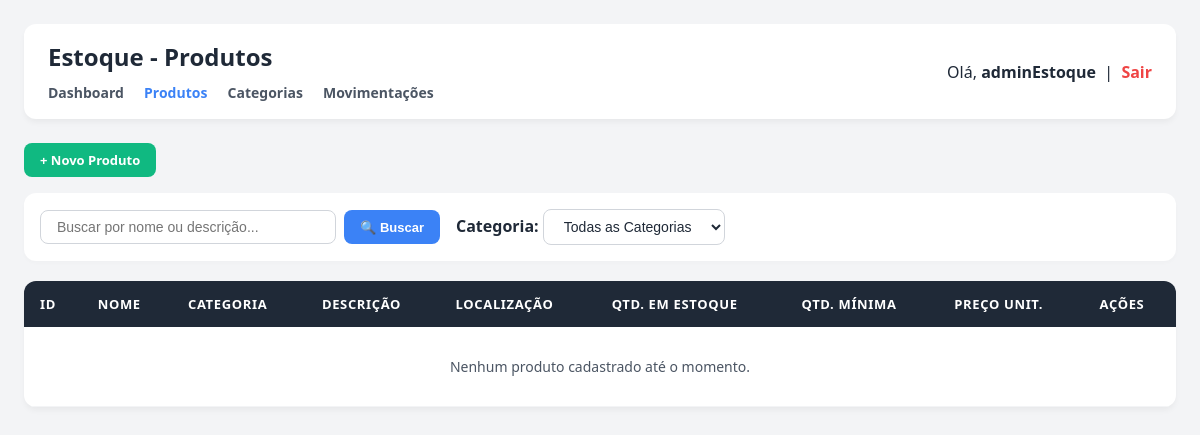
The page /estoque/listar (signed in) on the database as committed earlier.
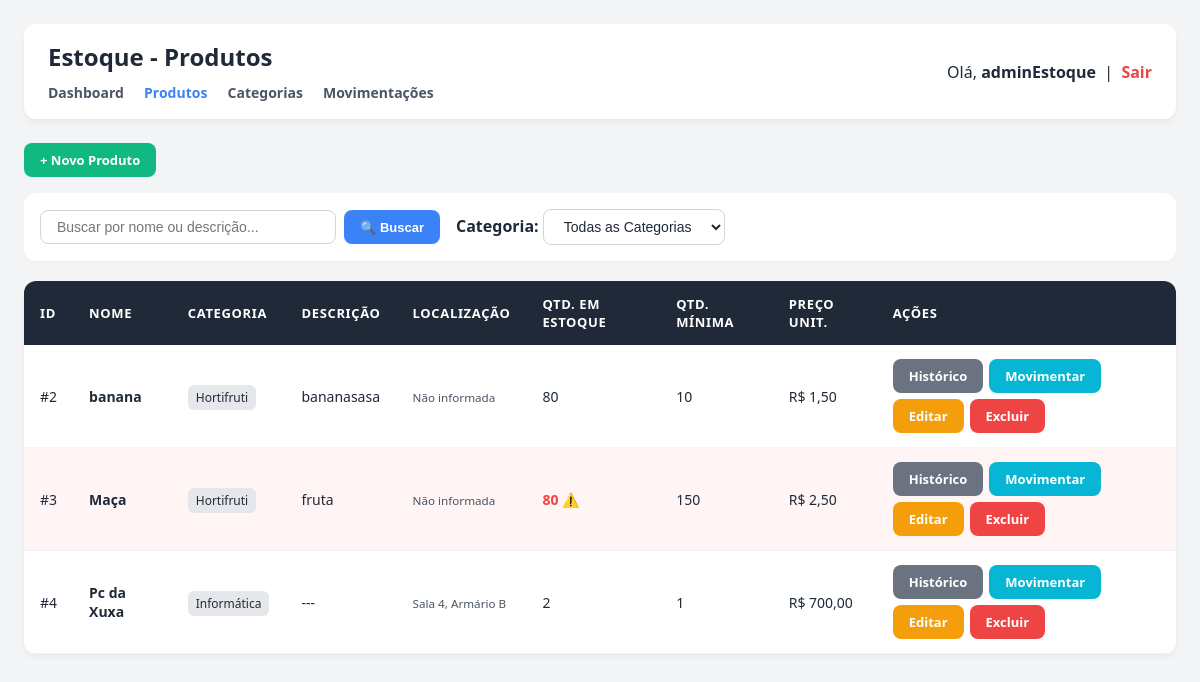
The same page on the database as committed later.
### estoque/models.py (models this page shows, shortened)
class Produto(models.Model):
    nome = models.CharField(max_length=100)
    descricao = models.CharField(max_length=250, blank=True)
    categoria = models.ForeignKey(Categoria, on_delete=models.SET_NULL, null=True, blank=True)
    quantidade = models.IntegerField(default=0)
    quantidade_minima = models.IntegerField(default=0)
    preco_unitario = models.DecimalField(max_digits=10, decimal_places=2, default=0.00)
    localizacao_deposito = models.CharField(max_length=100, blank=True, help_text="Ex: Corredor A, Prateleira 3")
    fornecedor_id = models.IntegerField(null=True, blank=True, help_text="ID do parceiro do Módulo de Fornecedores")
    cliente_reserva_id = models.IntegerField(null=True, blank=True, help_text="ID do Cliente se o item estiver reservado")
    status_reserva = models.BooleanField(default=False)
    @property
    def estoque_baixo(self):
        return self.quantidade <= self.quantidade_minima

class Categoria(models.Model):
    nome = models.CharField(max_length=50, unique=True)

### estoque/views.py (the view)
# urls.py: path('listar', views.listar_produtos, name='listar_produtos'),
@login_required
def listar_produtos(request):
    produtos = Produto.objects.select_related('categoria').all()
    categorias = Categoria.objects.all()
    termo_busca = request.GET.get('busca')
    if termo_busca:
        produtos = produtos.filter(nome__icontains=termo_busca) | produtos.filter(descricao__icontains=termo_busca)
    categoria_id = request.GET.get('categoria')
    if categoria_id:
        produtos = produtos.filter(categoria_id=categoria_id)
    return render(request, 'listarProdutos.html', {
        'produtos': produtos,
        'categorias': categorias,
        'termo_busca': termo_busca
    })

### estoque/templates/listarProdutos.html (shortened to what this page needs)
<!DOCTYPE html>
<html lang="pt-br">
<head>
</head>
<body>
<div class="topo">
    <div>
        <h1>Estoque - Produtos</h1>
        <div class="nav">
            <a href="/estoque/dashboard">Dashboard</a>
            <a href="/estoque/listar" style="color: var(--primary);">Produtos</a>
            <a href="/estoque/categorias">Categorias</a>
            <a href="/estoque/movimentacoes">Movimentações</a>
        </div>
    </div>
    <div>
        <span>Olá, <strong>{{ request.user.username }}</strong> &nbsp;|&nbsp;</span>
        <a href="/logout" class="logout">Sair</a>
    </div>
</div>
<p style="animation: fadeInUp 0.3s ease;"><a href="/estoque/cadastrar" class="btn btn-success">+ Novo Produto</a></p>
<div class="filtro-container" style="animation: fadeInUp 0.35s ease;">
    <div class="filtro-grupo">
        <form method="GET" action="/estoque/listar" id="formFiltro" style="display: flex; flex-wrap: wrap; gap: 16px; width: 100%; align-items: center;">
            <div class="form-busca">
                <input type="text" name="busca" placeholder="Buscar por nome ou descrição..." value="{{ termo_busca|default:'' }}">
                <button type="submit" class="btn btn-primary">🔍 Buscar</button>
            </div>
            <div>
                <label for="categoria"><strong>Categoria:</strong> </label>
                <select name="categoria" id="categoria" onchange="submeterFiltro()">
                    <option value="">Todas as Categorias</option>
                </select>
            </div>
        </form>
    </div>
</div>
<div class="table-container">
    <table>
        <thead>
            <tr>
                <th>ID</th>
                <th>Nome</th>
                <th>Categoria</th>
                <th>Descrição</th>
                <th>Localização</th>
                <th>Qtd. em Estoque</th>
                <th>Qtd. Mínima</th>
                <th>Preço Unit.</th>
                <th>Ações</th>
            </tr>
        </thead>
        <tbody>
            {% for produto in produtos %}
            <tr class="{% if produto.estoque_baixo %}linha-critica{% endif %}">
                <td>#{{ produto.id }}</td>
                <td><strong>{{ produto.nome }}</strong></td>
                <td><span style="background: #e5e7eb; padding: 4px 8px; border-radius: 6px; font-size: 12px; font-weight: 500;">{{ produto.categoria.nome|default:"-" }}</span></td>
                <td>{{ produto.descricao|default:"---" }}</td>
                <td><small style="color: var(--text-muted);">{{ produto.localizacao_deposito|default:"Não informada" }}</small></td>
                <td>
                    {% if produto.estoque_baixo %}
                        <span class="baixo">{{ produto.quantidade }} ⚠️</span>
                    {% else %}
                        {{ produto.quantidade }}
                    {% endif %}
                </td>
                <td>{{ produto.quantidade_minima }}</td>
                <td>R$ {{ produto.preco_unitario }}</td>
                <td>
                    <div class="acoes-flex">
                        <a href="/estoque/produto/{{ produto.id }}/historico" class="btn btn-secondary">Histórico</a>
                        <a href="/estoque/movimentar/{{ produto.id }}" class="btn btn-info">Movimentar</a>
                        <a href="/estoque/editar/{{ produto.id }}" class="btn btn-warning">Editar</a>
                        <a href="/estoque/excluir/{{ produto.id }}" class="btn btn-danger" onclick="return confirmarExclusao(event)">Excluir</a>
                    </div>
                </td>
            </tr>
            {% empty %}
            <tr><td colspan="9" style="text-align:center; color: var(--text-muted); padding: 30px;">Nenhum produto cadastrado até o momento.</td></tr>
            {% endfor %}
        </tbody>
    </table>
</div>
</body>
</html>

Rows that differ between the two databases and show on the page:
added Produto: id "2", nome "banana", categoria.nome "Hortifruti", descricao "bananasasa", localizacao_deposito "Não informada", quantidade "80", quantidade_minima "10", preco_unitario "1,50"
added Produto: id "3", nome "Maça", categoria.nome "Hortifruti", descricao "fruta", localizacao_deposito "Não informada", quantidade "80", quantidade_minima "150", preco_unitario "2,50"
added Produto: id "4", nome "Pc da Xuxa", categoria.nome "Informática", descricao "---", localizacao_deposito "Sala 4, Armário B", quantidade "2", quantidade_minima "1", preco_unitario "700,00"
Other text that changed with them:
text no longer shown: "Nenhum produto cadastrado até o momento."
